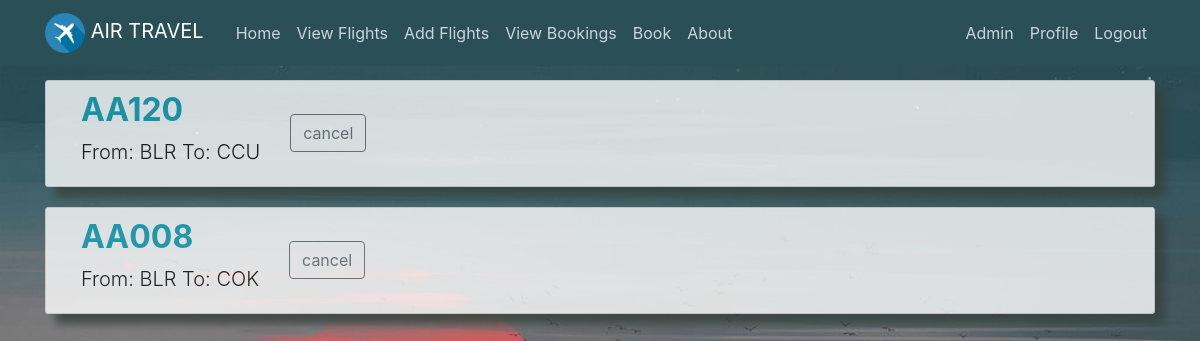
The app's page /booking-all/1 (signed in) with its own data.
### app.py (models this page shows)
class Flight(db.Model):
    __tablename__ = 'flight'
    flight_no = db.Column(db.String(15), primary_key=True)
    airline = db.Column(db.String(20))
    from_place = db.Column(db.String(100))
    to_place = db.Column(db.String(100))
    a_time = db.Column(db.String(20))
    d_time = db.Column(db.String(20))
    price = db.Column(db.Float)
    seats = db.Column(db.Integer)
    full = db.Column(db.Boolean)

class Booking(db.Model):
    __tablename__ = 'booking'
    book_id = db.Column(db.Integer, primary_key=True)
    p_name = db.Column(db.String(50))
    age = db.Column(db.Integer)
    from_place = db.Column(db.String(100))
    to_place = db.Column(db.String(100))
    no_seats = db.Column(db.Integer)
    a_time = db.Column(db.String(20))
    d_time = db.Column(db.String(20))
    payment = db.Column(db.Integer)
    booked_by = db.Column(db.String(50))
    user = db.Column(db.String(50))

### app.py (the view)
@app.route('/booking-all/<int:page_num>', methods=['GET'])
@login_required
def booking_all(page_num):
    flight_no=[]
    qs=Booking.query.all()
    qs1 = Booking.query.filter_by(user=session['username']).order_by(db.desc('book_id')).paginate(per_page=4,page=page_num,error_out=False)
    if qs:
        for i in qs1.items:
            if i.user==session['username']:
                qs2 = Flight.query.filter_by(from_place=i.from_place,to_place=i.to_place,d_time=i.d_time).first()
                flight_no.append(qs2.flight_no)
        return render_template('bookings.html', qs=qs1, flight_no=flight_no)
    else:
        return render_template('book_error.html')

### app.py (called while the page is built)
def login_required(f):
    @wraps(f)
    def decorated_function(*args, **kwargs):
        if 'login' not in session:
            flash('You need to login', 'danger')
            return redirect(url_for('login', next=request.url))
        return f(*args, **kwargs)
    return decorated_function

### templates/bookings.html (shortened to what this page needs)
{% extends 'base.html' %}
{% block new_content %}
<div class="container">
{% if qs %}
    {% for i in qs.items %}
      {% set item_1 = qs.items[loop.index-1] %}
      {% set item_2 = flight_no[loop.index-1] %}
    <article class="media content-section">
    <table cellpadding="5" >
      <tr>
        <td style="padding:0 15px;"> <h2> <a class="alert-link text-info" href="/booking-get/{{ i.book_id }}">{{ item_2 }} </a><br>
        <small class="lead">From: {{i.from_place}} To: {{i.to_place}}</small> </h2></td>
        <td style="padding:0 15px;"> <a href="/book/delete/{{ i.book_id }}" class="btn btn-outline-secondary">cancel</a></td>
      </tr>
    </table>
    </article>
    {% endfor %}
{% else %}
<h3>Airlines data not found</h3>
{% endif %}
</div>
{% endblock %}

### static/css/main.css (style rules this page uses)
body { color: #413f3f !important; margin-top: 5rem ; }
.imager { background: url("/static/media/bg_back.jpg") !important; background-repeat: no-repeat !important; background-size: cover !important; }
h1, h2, h3, h4, h5, h6 { color: #141313 ; }
.content-section { background: #ffffff; padding: 10px 20px !important; border: 1px solid #dddddd !important; border-radius: 3px !important; margin-bottom: 20px !important; opacity:0.8; box-shadow: 10px 10px 8px #37413b; }

### records on screen
Booking: from_place "BLR", to_place "CCU"
Flight: flight_no "AA120"
Booking: from_place "BLR", to_place "COK"
Flight: flight_no "AA008"
